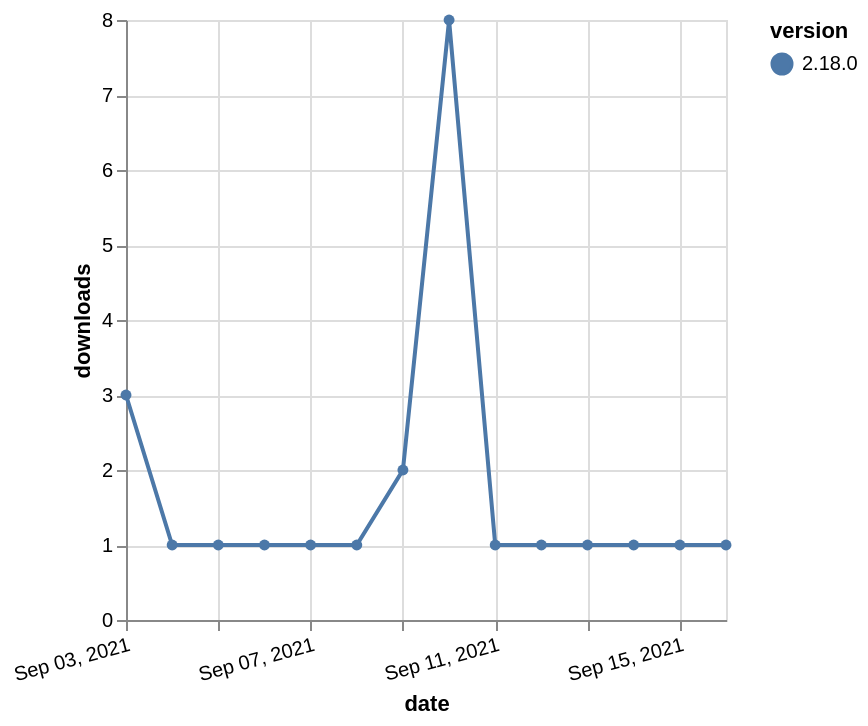

Here is the Vega-Lite specification saved for this chart:
### Vega-Lite specification from a JSON file in a GitHub repository (floating-point values rounded to 4 significant figures)
{"$schema": "https://vega.github.io/schema/vega-lite/v5.json", "description": "A simple bar chart with embedded data.", "data": {"values": [{"date": "2021-09-03", "total": 507, "delta": 3, "version": "2.18.0"}, {"date": "2021-09-04", "total": 508, "delta": 1, "version": "2.18.0"}, {"date": "2021-09-05", "total": 509, "delta": 1, "version": "2.18.0"}, {"date": "2021-09-06", "total": 510, "delta": 1, "version": "2.18.0"}, {"date": "2021-09-07", "total": 511, "delta": 1, "version": "2.18.0"}, {"date": "2021-09-08", "total": 512, "delta": 1, "version": "2.18.0"}, {"date": "2021-09-09", "total": 514, "delta": 2, "version": "2.18.0"}, {"date": "2021-09-10", "total": 522, "delta": 8, "version": "2.18.0"}, {"date": "2021-09-11", "total": 523, "delta": 1, "version": "2.18.0"}, {"date": "2021-09-12", "total": 524, "delta": 1, "version": "2.18.0"}, {"date": "2021-09-13", "total": 525, "delta": 1, "version": "2.18.0"}, {"date": "2021-09-14", "total": 526, "delta": 1, "version": "2.18.0"}, {"date": "2021-09-15", "total": 527, "delta": 1, "version": "2.18.0"}, {"date": "2021-09-16", "total": 528, "delta": 1, "version": "2.18.0"}]}, "width": "container", "mark": {"type": "line", "point": {"filled": true}}, "encoding": {"x": {"field": "date", "type": "temporal", "timeUnit": "yearmonthdate", "title": "date", "axis": {"labelAngle": -15}}, "y": {"field": "delta", "type": "quantitative", "title": "downloads"}, "color": {"field": "version", "type": "nominal"}, "tooltip": {"field": "delta"}}}
